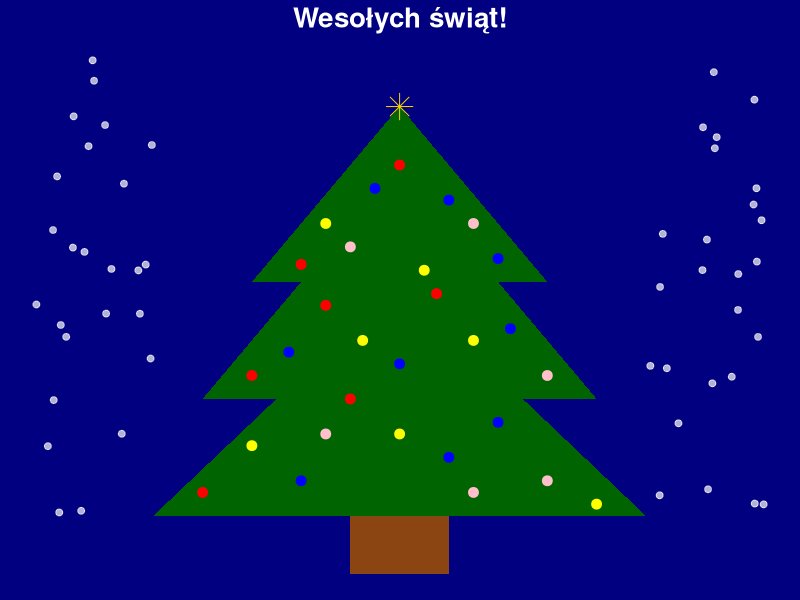

R code for this plot:
library(ggplot2)

segments <- list(
  data.frame(x = c(-10, 0, 10), y = c(0, 20, 0)),   
  data.frame(x = c(-8, 0, 8), y = c(10, 30, 10)),   
  data.frame(x = c(-6, 0, 6), y = c(20, 35, 20))
)

trunk <- data.frame(
  x = c(-2, -2, 2, 2),
  y = c(-5, 0, 0, -5)
)

baubles <- data.frame(
  x = c(-8, -6, -4, -3, -2, 0, 2, 3, 4, 6, 8,   
        -6, -4.5, -3, -1.5, 0, 1.5, 3, 4.5, 6,              
        -4, -3, -2, -1, 0, 1, 2, 3, 4),                    
  y = c(2, 6, 3, 7, 10, 7 , 5, 2, 8, 3, 1,     
        12, 14, 18, 15, 13, 19, 15, 16, 12,           
        21.5, 25, 23, 28, 30, 21, 27, 25, 22),
  color = c("red", "yellow", "blue", "pink", "red", "yellow", "blue", "pink",   
            "blue", "pink", "yellow", "red", "blue", 
            "red", "yellow", "blue", "red", "yellow", "blue", "pink", "red", "yellow", "pink","blue", "red", "yellow","blue", "pink", "blue")
)

star <- data.frame(
  x = 0,    
  y = 35,   
  color = "gold"
)

snowflakes <- data.frame(
  x = c(runif(25, min = -15, max = -10), runif(25, min = 10, max = 15)),  
  y = runif(50, min = 0, max = 40)
)

ggplot() +
  theme_void() +
  theme(plot.background = element_rect(fill = "navy", color = "navy")) +
  geom_polygon(data = segments[[1]], aes(x = x, y = y), fill = "darkgreen") +
  geom_polygon(data = segments[[2]], aes(x = x, y = y), fill = "darkgreen") +
  geom_polygon(data = segments[[3]], aes(x = x, y = y), fill = "darkgreen") +
  geom_polygon(data = trunk, aes(x = x, y = y), fill = "saddlebrown") +
  geom_point(data = baubles, aes(x = x, y = y, color = color), size = 3) +
  geom_point(data = star, aes(x = x, y = y, color = color), size = 6, shape = 8) +
  geom_point(data = snowflakes, aes(x = x, y = y), color = "white", size = 2, alpha = 0.7) +
  scale_color_identity() +
  labs(title = "Wesołych świąt!") +
  theme(
    plot.title = element_text(color = "white", size = 20, face = "bold", hjust = 0.5)
  )
